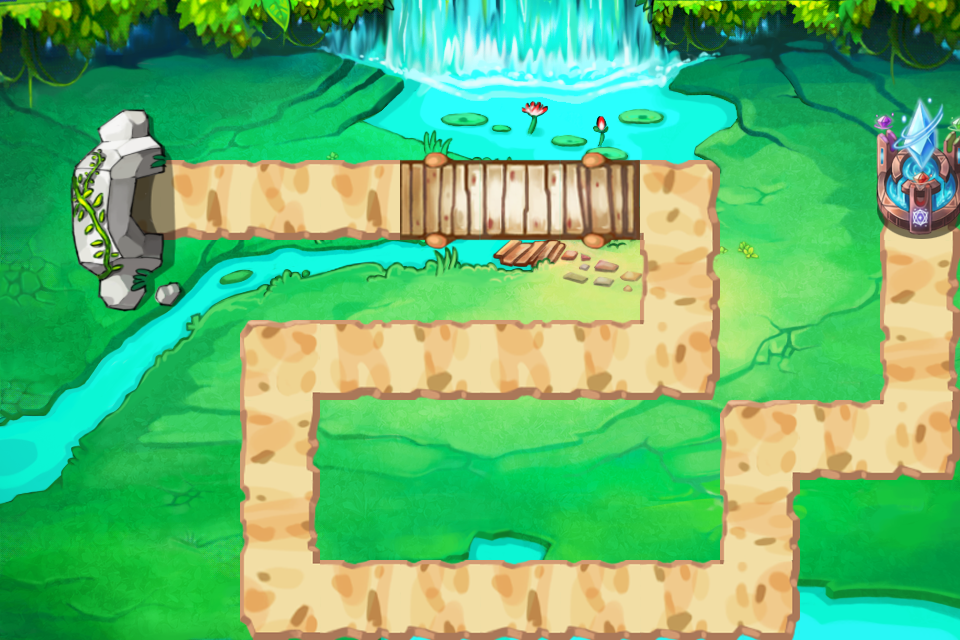

This game map was drawn from its Tiled (.tmx) file and the tilesets committed beside it. A one-line description and the trimmed map source follow:
An orthogonal 12x8 tile map with 80x80 px tiles, 3 tile layers (layer_1, layer_2, layer_3) and 9 objects (1, 2, 3, 4, 5, ...).

<map version="1.0" orientation="orthogonal" width="12" height="8" tilewidth="80" tileheight="80">
 <tileset firstgid="1" name="map-1" tilewidth="80" tileheight="80">
  <image source="map-1.png" width="2046" height="2046" />
  <tile id="0">
   <properties>
    <property name="isWater" value="isWater" />
   </properties>
  </tile>
  <tile id="1">
   <properties>
    <property name="isWater" value="isWater" />
   </properties>
  </tile>
  <tile id="2">
   <properties>
    <property name="isWater" value="isWater" />
   </properties>
  </tile>
  <tile id="3">
   <properties>
    <property name="isWater" value="isWater" />
   </properties>
  </tile>
  <tile id="4">
   <properties>
    <property name="isWater" value="isWater" />
   </properties>
  </tile>
  <tile id="5">
   <properties>
    <property name="isWater" value="isWater" />
   </properties>
  </tile>
  <tile id="6">
   <properties>
    <property name="isWater" value="isWater" />
   </properties>
  </tile>
  <tile id="7">
   <properties>
    <property name="isWater" value="isWater" />
   </properties>
  </tile>
  <tile id="8">
   <properties>
    <property name="isWater" value="isWater" />
   </properties>
  </tile>
  <tile id="9">
   <properties>
    <property name="isWater" value="isWater" />
   </properties>
  </tile>
  <tile id="10">
   <properties>
    <property name="isWater" value="isWater" />
   </properties>
  </tile>
  <tile id="11">
   <properties>
    <property name="isWater" value="isWater" />
   </properties>
  </tile>
  <tile id="13">
   <properties>
    <property name="isPath" value="isPath" />
   </properties>
  </tile>
  <tile id="14">
   <properties>
    <property name="isPath" value="isPath" />
   </properties>
  </tile>
  <tile id="15">
   <properties>
    <property name="isPath" value="isPath" />
   </properties>
  </tile>
  <tile id="16">
   <properties>
    <property name="isPath" value="isPath" />
   </properties>
  </tile>
  <tile id="17">
   <properties>
    <property name="HP" value="1000" />
    <property name="coins" value="50" />
    <property name="isBarrier" value="41" />
   </properties>
  </tile>
  <tile id="18">
   <properties>
    <property name="HP" value="1000" />
    <property name="coins" value="50" />
    <property name="isBarrier" value="42" />
   </properties>
  </tile>
  <tile id="20">
   <properties>
    <property name="isExit" value="isExit" />
   </properties>
  </tile>
  <tile id="25">
   <properties>
    <property name="isTower" value="isTower" />
   </properties>
  </tile>
  <tile id="26">
   <properties>
    <property name="isTower" value="isTower" />
   </properties>
  </tile>
  <tile id="27">
   <properties>
    <property name="isTower" value="isTower" />
   </properties>
  </tile>
  <tile id="28">
   <properties>
    <property name="isTower" value="isTower" />
   </properties>
  </tile>
  <tile id="29">
   <properties>
    <property name="isTower" value="isTower" />
   </properties>
  </tile>
  <tile id="30">
   <properties>
    <property name="isWater" value="isWater" />
   </properties>
  </tile>
  <tile id="31">
   <properties>
    <property name="isWater" value="isWater" />
   </properties>
  </tile>
  <tile id="32">
   <properties>
    <property name="isWater" value="isWater" />
   </properties>
  </tile>
  <tile id="33">
   <properties>
    <property name="isWater" value="isWater" />
   </properties>
  </tile>
  <tile id="34">
   <properties>
    <property name="isTower" value="isTower" />
   </properties>
  </tile>
  <tile id="35">
   <properties>
    <property name="isTower" value="isTower" />
   </properties>
  </tile>
  <tile id="36">
   <properties>
    <property name="isTower" value="isTower" />
   </properties>
  </tile>
  <tile id="38">
   <properties>
    <property name="isPath" value="isPath" />
   </properties>
  </tile>
  <tile id="39">
   <properties>
    <property name="HP" value="200" />
    <property name="coins" value="10" />
    <property name="isBarrier" value="1" />
   </properties>
  </tile>
  <tile id="41">
   <properties>
    <property name="isPath" value="isPath" />
   </properties>
  </tile>
  <tile id="42">
   <properties>
    <property name="HP" value="1000" />
    <property name="coins" value="50" />
    <property name="isBarrier" value="43" />
   </properties>
  </tile>
  <tile id="43">
   <properties>
    <property name="HP" value="1000" />
    <property name="coins" value="50" />
    <property name="isBarrier" value="44" />
   </properties>
  </tile>
  <tile id="45">
   <properties>
    <property name="isExit" value="isExit" />
   </properties>
  </tile>
  <tile id="50">
   <properties>
    <property name="isTower" value="isTower" />
   </properties>
  </tile>
  <tile id="51">
   <properties>
    <property name="isTower" value="isTower" />
   </properties>
  </tile>
  <tile id="52">
   <properties>
    <property name="isTower" value="isTower" />
   </properties>
  </tile>
  <tile id="53">
   <properties>
    <property name="isTower" value="isTower" />
   </properties>
  </tile>
  <tile id="54">
   <properties>
    <property name="isTower" value="isTower" />
   </properties>
  </tile>
  <tile id="55">
   <properties>
    <property name="isTower" value="isTower" />
   </properties>
  </tile>
  <tile id="56">
   <properties>
    <property name="isWater" value="isWater" />
   </properties>
  </tile>
  <tile id="57">
   <properties>
    <property name="isWater" value="isWater" />
   </properties>
  </tile>
  <tile id="58">
   <properties>
    <property name="isTower" value="isTower" />
   </properties>
  </tile>
  <tile id="59">
   <properties>
    <property name="isTower" value="isTower" />
   </properties>
  </tile>
  <tile id="60">
   <properties>
    <property name="isTower" value="isTower" />
   </properties>
  </tile>
  <tile id="61">
   <properties>
    <property name="isTower" value="isTower" />
   </properties>
  </tile>
  <tile id="63">
   <properties>
    <property name="isPath" value="isPath" />
   </properties>
  </tile>
  <tile id="64">
   <properties>
    <property name="HP" value="500" />
    <property name="coins" value="20" />
    <property name="isBarrier" value="21" />
   </properties>
  </tile>
  <tile id="65">
   <properties>
    <property name="HP" value="500" />
    <property name="coins" value="20" />
    <property name="isBarrier" value="22" />
   </properties>
  </tile>
  <tile id="66">
   <properties>
    <property name="isPath" value="isPath" />
   </properties>
  </tile>
  <tile id="68">
   <properties>
    <property name="isPath" value="isPath" />
   </properties>
  </tile>
  <tile id="75">
   <properties>
    <property name="isTower" value="isTower" />
   </properties>
  </tile>
  <tile id="76">
   <properties>
    <property name="isTower" value="isTower" />
   </properties>
  </tile>
  <tile id="77">
   <properties>
    <property name="isWater" value="isWater" />
   </properties>
  </tile>
  <tile id="78">
   <properties>
    <property name="isWater" value="isWater" />
   </properties>
  </tile>
  <tile id="79">
   <properties>
    <property name="isTower" value="isTower" />
   </properties>
  </tile>
  <tile id="80">
   <properties>
    <property name="isTower" value="isTower" />
   </properties>
  </tile>
  <tile id="81">
   <properties>
    <property name="isTower" value="isTower" />
   </properties>
  </tile>
  <tile id="82">
   <properties>
    <property name="isTower" value="isTower" />
   </properties>
  </tile>
  <tile id="83">
   <properties>
    <property name="isTower" value="isTower" />
   </properties>
  </tile>
  <tile id="84">
   <properties>
    <property name="isTower" value="isTower" />
   </properties>
  </tile>
  <tile id="85">
   <properties>
    <property name="isTower" value="isTower" />
   </properties>
  </tile>
  <tile id="86">
   <properties>
    <property name="isTower" value="isTower" />
   </properties>
  </tile>
  <tile id="88">
   <properties>
    <property name="isPath" value="isPath" />
   </properties>
  </tile>
  <tile id="89">
   <properties>
    <property name="isPath" value="isPath" />
   </properties>
  </tile>
  <tile id="90">
   <properties>
    <property name="isPath" value="isPath" />
   </properties>
  </tile>
  <tile id="91">
   <properties>
    <property name="isPath" value="isPath" />
   </properties>
  </tile>
  <tile id="92">
   <properties>
    <property name="isPath" value="isPath" />
   </properties>
  </tile>
  <tile id="93">
   <properties>
    <property name="isPath" value="isPath" />
   </properties>
  </tile>
  <tile id="94">
   <properties>
    <property name="isPath" value="isPath" />
   </properties>
  </tile>
  <tile id="100">
   <properties>
    <property name="isTower" value="isTower" />
   </properties>
  </tile>
  <tile id="101">
   <properties>
    <property name="isWater" value="isWater" />
   </properties>
  </tile>
  <tile id="102">
   <properties>
    <property name="isTower" value="isTower" />
   </properties>
  </tile>
  <tile id="103">
   <properties>
    <property name="isTower" value="isTower" />
   </properties>
  </tile>
  <tile id="104">
   <properties>
    <property name="isTower" value="isTower" />
   </properties>
  </tile>
  <tile id="105">
   <properties>
    <property name="isTower" value="isTower" />
   </properties>
  </tile>
  <tile id="106">
   <properties>
    <property name="isTower" value="isTower" />
   </properties>
  </tile>
  <tile id="107">
   <properties>
    <property name="isTower" value="isTower" />
   </properties>
  </tile>
  <tile id="108">
   <properties>
    <property name="isTower" value="isTower" />
   </properties>
  </tile>
  <tile id="109">
   <properties>
    <property name="isTower" value="isTower" />
   </properties>
  </tile>
  <tile id="110">
   <properties>
    <property name="isTower" value="isTower" />
   </properties>
  </tile>
  <tile id="111">
   <properties>
    <property name="isTower" value="isTower" />
   </properties>
  </tile>
  <tile id="118">
   <properties>
    <property name="isPath" value="isPath" />
   </properties>
  </tile>
  <tile id="125">
   <properties>
    <property name="isWater" value="isWater" />
   </properties>
  </tile>
  <tile id="126">
   <properties>
    <property name="isTower" value="isTower" />
   </properties>
  </tile>
  <tile id="127">
   <properties>
    <property name="isTower" value="isTower" />
   </properties>
  </tile>
  <tile id="128">
   <properties>
    <property name="isTower" value="isTower" />
   </properties>
  </tile>
  <tile id="129">
   <properties>
    <property name="isTower" value="isTower" />
   </properties>
  </tile>
  <tile id="130">
   <properties>
    <property name="isTower" value="isTower" />
   </properties>
  </tile>
  <tile id="131">
   <properties>
    <property name="isTower" value="isTower" />
   </properties>
  </tile>
  <tile id="132">
   <properties>
    <property name="isTower" value="isTower" />
   </properties>
  </tile>
  <tile id="133">
   <properties>
    <property name="isTower" value="isTower" />
   </properties>
  </tile>
  <tile id="134">
   <properties>
    <property name="isTower" value="isTower" />
   </properties>
  </tile>
  <tile id="135">
   <properties>
    <property name="isTower" value="isTower" />
   </properties>
  </tile>
  <tile id="136">
   <properties>
    <property name="isTower" value="isTower" />
   </properties>
  </tile>
  <tile id="137">
   <properties>
    <property name="isPath" value="isPath" />
   </properties>
  </tile>
  <tile id="138">
   <properties>
    <property name="isPath" value="isPath" />
   </properties>
  </tile>
  <tile id="139">
   <properties>
    <property name="isPath" value="isPath" />
   </properties>
  </tile>
  <tile id="141">
   <properties>
    <property name="isPath" value="isPath" />
   </properties>
  </tile>
  <tile id="144">
   <properties>
    <property name="isWater" value="isWater" />
   </properties>
  </tile>
  <tile id="147">
   <properties>
    <property name="isWater" value="isWater" />
   </properties>
  </tile>
  <tile id="150">
   <properties>
    <property name="isTower" value="isTower" />
   </properties>
  </tile>
  <tile id="151">
   <properties>
    <property name="isTower" value="isTower" />
   </properties>
  </tile>
  <tile id="152">
   <properties>
    <property name="isTower" value="isTower" />
   </properties>
  </tile>
  <tile id="153">
   <properties>
    <property name="isTower" value="isTower" />
   </properties>
  </tile>
  <tile id="154">
   <properties>
    <property name="isTower" value="isTower" />
   </properties>
  </tile>
  <tile id="155">
   <properties>
    <property name="isTower" value="isTower" />
   </properties>
  </tile>
  <tile id="156">
   <properties>
    <property name="isWater" value="isWater" />
   </properties>
  </tile>
  <tile id="157">
   <properties>
    <property name="isTower" value="isTower" />
   </properties>
  </tile>
  <tile id="158">
   <properties>
    <property name="isTower" value="isTower" />
   </properties>
  </tile>
  <tile id="159">
   <properties>
    <property name="isTower" value="isTower" />
   </properties>
  </tile>
  <tile id="160">
   <properties>
    <property name="isTower" value="isTower" />
   </properties>
  </tile>
  <tile id="161">
   <properties>
    <property name="isTower" value="isTower" />
   </properties>
  </tile>
  <tile id="166">
   <properties>
    <property name="isPath" value="isPath" />
   </properties>
  </tile>
  <tile id="169">
   <properties>
    <property name="isEntrance" value="1" />
   </properties>
  </tile>
  <tile id="172">
   <properties>
    <property name="isEntrance" value="1" />
   </properties>
  </tile>
  <tile id="175">
   <properties>
    <property name="isTower" value="isTower" />
   </properties>
  </tile>
  <tile id="176">
   <properties>
    <property name="isTower" value="isTower" />
   </properties>
  </tile>
  <tile id="177">
   <properties>
    <property name="isTower" value="isTower" />
   </properties>
  </tile>
  <tile id="178">
   <properties>
    <property name="isTower" value="isTower" />
   </properties>
  </tile>
  <tile id="179">
   <properties>
    <property name="isWater" value="isWater" />
   </properties>
  </tile>
  <tile id="180">
   <properties>
    <property name="isWater" value="isWater" />
   </properties>
  </tile>
  <tile id="181">
   <properties>
    <property name="isWater" value="isWater" />
   </properties>
  </tile>
  <tile id="182">
   <properties>
    <property name="isWater" value="isWater" />
   </properties>
  </tile>
  <tile id="183">
   <properties>
    <property name="isWater" value="isWater" />
   </properties>
  </tile>
  <tile id="184">
   <properties>
    <property name="isWater" value="isWater" />
   </properties>
  </tile>
  <tile id="185">
   <properties>
    <property name="isWater" value="isWater" />
   </properties>
  </tile>
  <tile id="186">
   <properties>
    <property name="isWater" value="isWater" />
   </properties>
  </tile>
  <tile id="191">
   <properties>
    <property name="isPath" value="isPath" />
   </properties>
  </tile>
  <tile id="194">
   <properties>
    <property name="isWater" value="isWater" />
   </properties>
  </tile>
  <tile id="197">
   <properties>
    <property name="isWater" value="isWater" />
   </properties>
  </tile>
  <tile id="212">
   <properties>
    <property name="isWater" value="isWater" />
   </properties>
  </tile>
  <tile id="213">
   <properties>
    <property name="isEntrance" value="1" />
   </properties>
  </tile>
  <tile id="214">
   <properties>
    <property name="isWater" value="isWater" />
   </properties>
  </tile>
  <tile id="287">
   <properties>
    <property name="isWater" value="isWater" />
   </properties>
  </tile>
  <tile id="288">
   <properties>
    <property name="isEntrance" value="1" />
   </properties>
  </tile>
  <tile id="289">
   <properties>
    <property name="isWater" value="isWater" />
   </properties>
  </tile>
 </tileset>
 <layer name="layer_1" width="12" height="8">
  <data>[96 cells, 96 non-empty, 96 distinct tile ids]</data>
 </layer>
 <layer name="layer_2" width="12" height="8">
  <data>[96 cells, 28 non-empty, 11 distinct tile ids]</data>
 </layer>
 <layer name="layer_3" width="12" height="8">
  <data>[96 cells, 25 non-empty, 25 distinct tile ids]</data>
 </layer>
 <objectgroup name="layer_obj" width="12" height="8">
  <object name="1" x="160" y="160" width="80" height="80" />
  <object name="2" x="640" y="160" width="80" height="80" />
  <object name="3" x="640" y="320" width="80" height="80" />
  <object name="4" x="240" y="320" width="80" height="80" />
  <object name="5" x="240" y="560" width="80" height="80" />
  <object name="6" x="720" y="560" width="80" height="80" />
  <object name="7" x="720" y="400" width="80" height="80" />
  <object name="8" x="880" y="400" width="80" height="80" />
  <object name="9" x="880" y="160" width="80" height="80" />
 </objectgroup>
</map>
